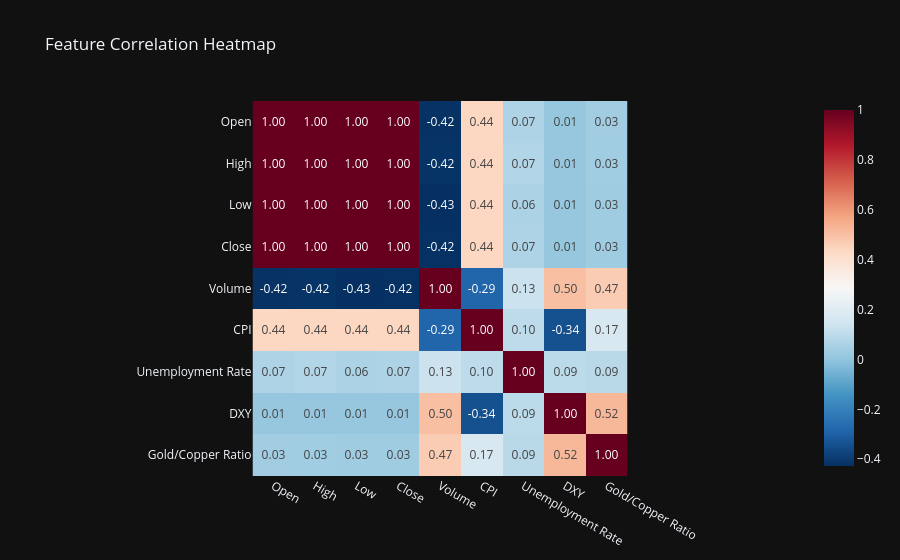

Notebook source saved alongside this figure:
### Code cell
corr = df[feature_cols].corr(numeric_only=True)
fig_corr = px.imshow(corr, text_auto='.2f', color_continuous_scale='RdBu_r', title='Feature Correlation Heatmap')
fig_corr.update_layout(template='plotly_dark')
fig_corr.show()

### Figure 1 — Plotly figure (JSON) as saved in the notebook; plotly's stock layout.template omitted (floating-point values rounded to 4 significant figures)
{"data": [{"coloraxis": "coloraxis", "hovertemplate": "x: %{x}<br>y: %{y}<br>color: %{z}<extra></extra>", "name": "0", "texttemplate": "%{z:.2f}", "type": "heatmap", "x": ["Open", "High", "Low", "Close", "Volume", "CPI", "Unemployment Rate", "DXY", "Gold/Copper Ratio"], "xaxis": "x", "y": ["Open", "High", "Low", "Close", "Volume", "CPI", "Unemployment Rate", "DXY", "Gold/Copper Ratio"], "yaxis": "y", "z": [[1.0, 0.9996, 0.9995, 0.9992, -0.4214, 0.4388, 0.06507, 0.01113, 0.03407], [0.9996, 1.0, 0.9993, 0.9995, -0.4174, 0.4401, 0.07258, 0.01126, 0.03451], [0.9995, 0.9993, 1.0, 0.9997, -0.4273, 0.4387, 0.05821, 0.01008, 0.03356], [0.9992, 0.9995, 0.9997, 1.0, -0.423, 0.4394, 0.06521, 0.01039, 0.03358], [-0.4214, -0.4174, -0.4273, -0.423, 1.0, -0.2861, 0.1332, 0.5039, 0.4694], [0.4388, 0.4401, 0.4387, 0.4394, -0.2861, 1.0, 0.09941, -0.3401, 0.1659], [0.06507, 0.07258, 0.05821, 0.06521, 0.1332, 0.09941, 1.0, 0.09438, 0.08948], [0.01113, 0.01126, 0.01008, 0.01039, 0.5039, -0.3401, 0.09438, 1.0, 0.5247], [0.03407, 0.03451, 0.03356, 0.03358, 0.4694, 0.1659, 0.08948, 0.5247, 1.0]]}], "layout": {"coloraxis": {"colorscale": [[0, "rgb(5,48,97)"], [0.1, "rgb(33,102,172)"], [0.2, "rgb(67,147,195)"], [0.3, "rgb(146,197,222)"], [0.4, "rgb(209,229,240)"], [0.5, "rgb(247,247,247)"], [0.6, "rgb(253,219,199)"], [0.7, "rgb(244,165,130)"], [0.8, "rgb(214,96,77)"], [0.9, "rgb(178,24,43)"], [1, "rgb(103,0,31)"]]}, "title": {"text": "Feature Correlation Heatmap"}, "xaxis": {"anchor": "y", "constrain": "domain", "domain": [0, 1], "scaleanchor": "y"}, "yaxis": {"anchor": "x", "autorange": "reversed", "constrain": "domain", "domain": [0, 1]}}}
